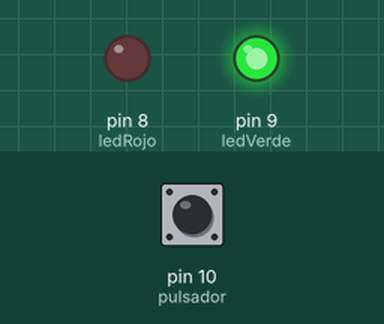
A sketch run on a simulated Arduino Uno, built with avr-gcc and run on an emulated ATmega328P. Parts: output pins drawn as LEDs (lit = HIGH). The inputs (shaded band) are chosen by the test bench; at power-on: pin 10 (pulsador) LOW.

Above: at 1.2 s.
1.3 s: pin 10 (pulsador) pulled HIGH for 0.15 s
At 1.37 s:
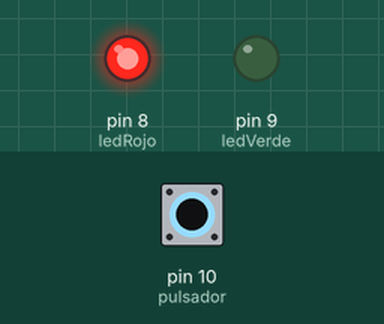
2.9 s: pin 10 (pulsador) pulled HIGH for 3.2 s
At 6.4 s:
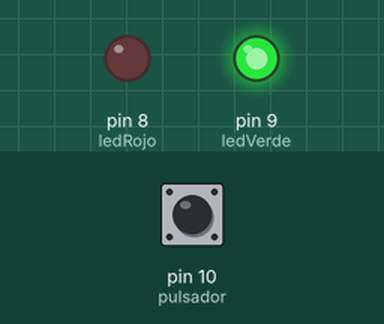
Timing chart, 0 to 7.9 s (numbered marks = the images above; inputs shaded):
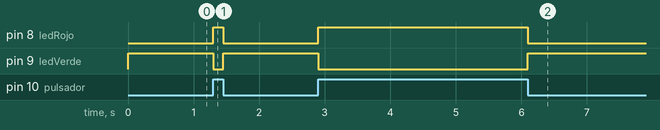

The sketch:

s4_CONDICIONALES_1.ino
```cpp
const int ledRojo = 8; // Pin del LED rojo
const int ledVerde = 9; // Pin del LED verde
const int pulsador = 10; // Pin del pulsador

void setup() {
  pinMode(ledRojo, OUTPUT); // Configuramos el pin del LED rojo como salida
  pinMode(ledVerde, OUTPUT); // Configuramos el pin del LED verde como salida
  pinMode(pulsador, INPUT); // Configuramos el pin del pulsador como entrada
}

void loop() {
  int estadoPulsador = digitalRead(pulsador); // Leemos el estado del pulsador

  if (estadoPulsador == HIGH) { // Si el pulsador está presionado
    digitalWrite(ledRojo, HIGH); // Encendemos el LED rojo
    digitalWrite(ledVerde, LOW); // Apagamos el LED verde
  } else { // Si el pulsador no está presionado
    digitalWrite(ledRojo, LOW); // Apagamos el LED rojo
    digitalWrite(ledVerde, HIGH); // Encendemos el LED verde
  }
}
```

Measured:
- after the input at 1.3 s, pin 8 (ledRojo): LOW → HIGH at once, → LOW 0.15 s later; pin 9 (ledVerde): HIGH → LOW at once, → HIGH 0.15 s later
- after the input at 2.9 s, pin 8 (ledRojo): LOW → HIGH at once, → LOW 3.2 s later; pin 9 (ledVerde): HIGH → LOW at once, → HIGH 3.2 s later
